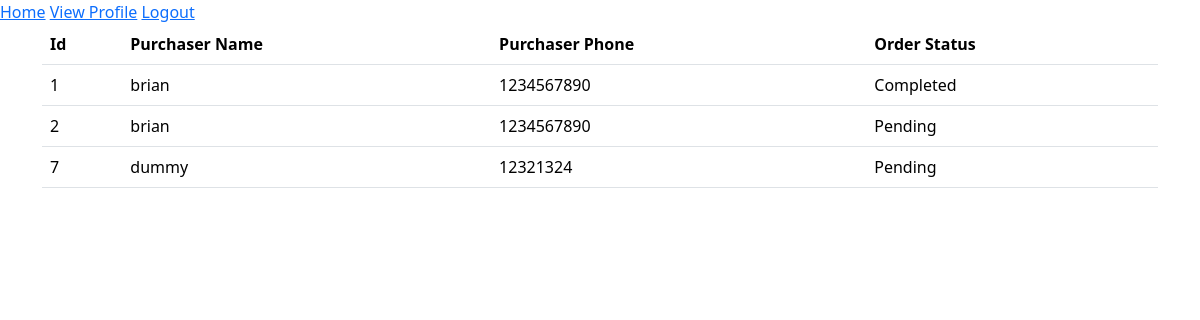
Page /order_history (signed in) on the committed database.
### app/models.py (models this page shows, shortened)
class Order(db.Model):
    id = db.Column(db.Integer, primary_key=True)
    checked = db.Column(db.Boolean, default=False)
    buyer_name = db.Column(db.String(50), db.ForeignKey("users.username"))
    seller_id = db.Column(db.Integer, db.ForeignKey("users.id"))

class Users(UserMixin, db.Model):
    id = db.Column(db.Integer, primary_key=True)
    username = db.Column(db.String(50), index=True)
    email = db.Column(db.String(120), index=True, unique=True)
    county = db.Column(db.String(30))
    phone_number = db.Column(db.String(13))
    password_hash = db.Column(db.String(128))
    type = db.Column(db.String(1))
    orderee = db.relationship("Order", foreign_keys='Order.buyer_name', backref='purchaser', lazy="dynamic")
    ordered_to = db.relationship("Order", foreign_keys='Order.seller_id', backref='seller', lazy="dynamic")

### app/routes.py (the view)
@app.route('/order_history')
@login_required
def order_history():
    orders = Order.query.filter_by(seller=current_user).all()
    return render_template('order_history.html', orders=orders)

### app/models.py (called while the page is built)
@login.user_loader
def Load_user(id):
    return Users.query.get(int(id))

### app/templates/order_history.html
{% extends 'base.html' %}
{% block content %}
	{% if orders|length > 0 %}
		<table class="table">
			<tr>
				<th scope="col">Id</th>
				<th scope="col">Purchaser Name</th>
				<th scope="col">Purchaser Phone</th>
				<th scope="col">Order Status</th>
			</tr>
			{% for order in orders %}
			<tr>
				<td scope="row">{{ order.id }}</td>
				<td>{{ order.purchaser.username }}</td>
				<td>{{ order.purchaser.phone_number }}</td>
				{% if order.checked %}
				<td>Completed</td>
				{% else %}
				<td>Pending</td>
				{% endif %}
			</tr>
			{% endfor %}
		</table>
	{% else %}
		<p><i>You have no orders yet</i></p>
	{% endif %}
{% endblock %}

### rows in the picture
Order: id "1", purchaser.username "brian", purchaser.phone_number "1234567890", checked "Completed"
Order: id "2", purchaser.username "brian", purchaser.phone_number "1234567890", shows "Pending"
Order: id "7", purchaser.username "dummy", purchaser.phone_number "12321324", checked "Pending"
